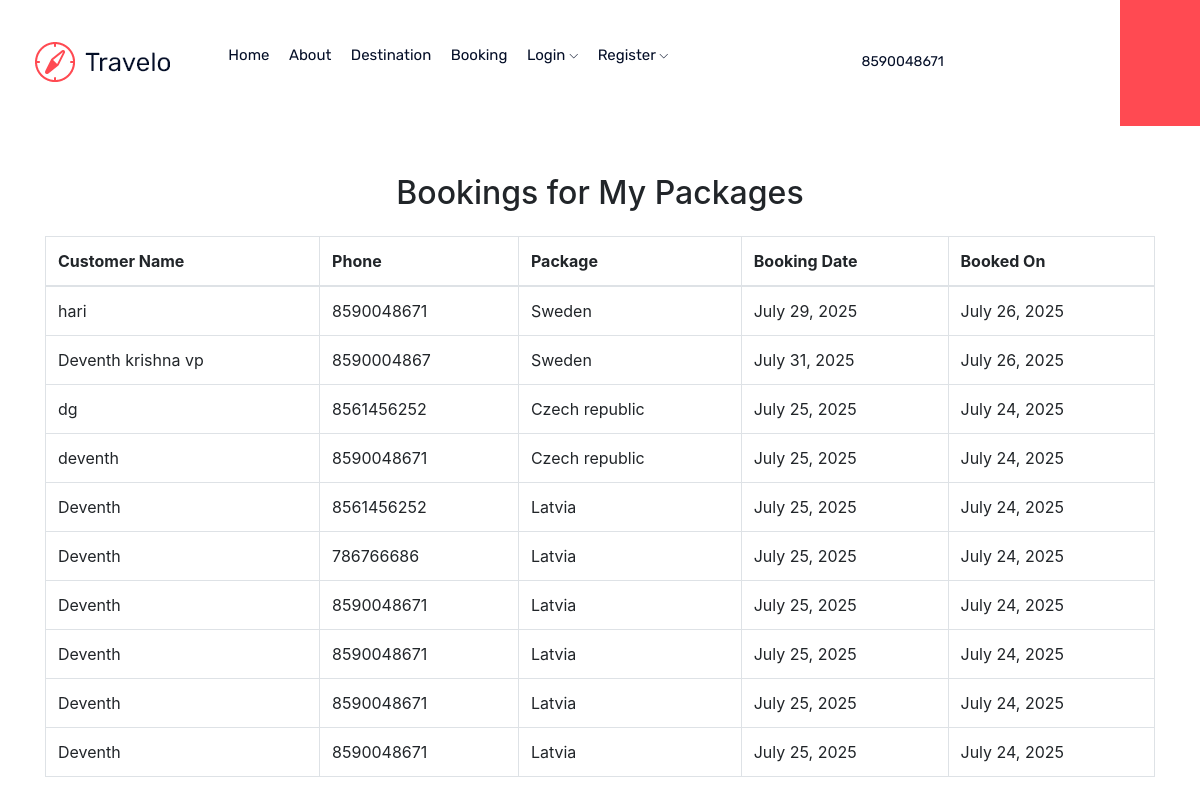
The app's page /vendor/bookings/ (signed in), older data.
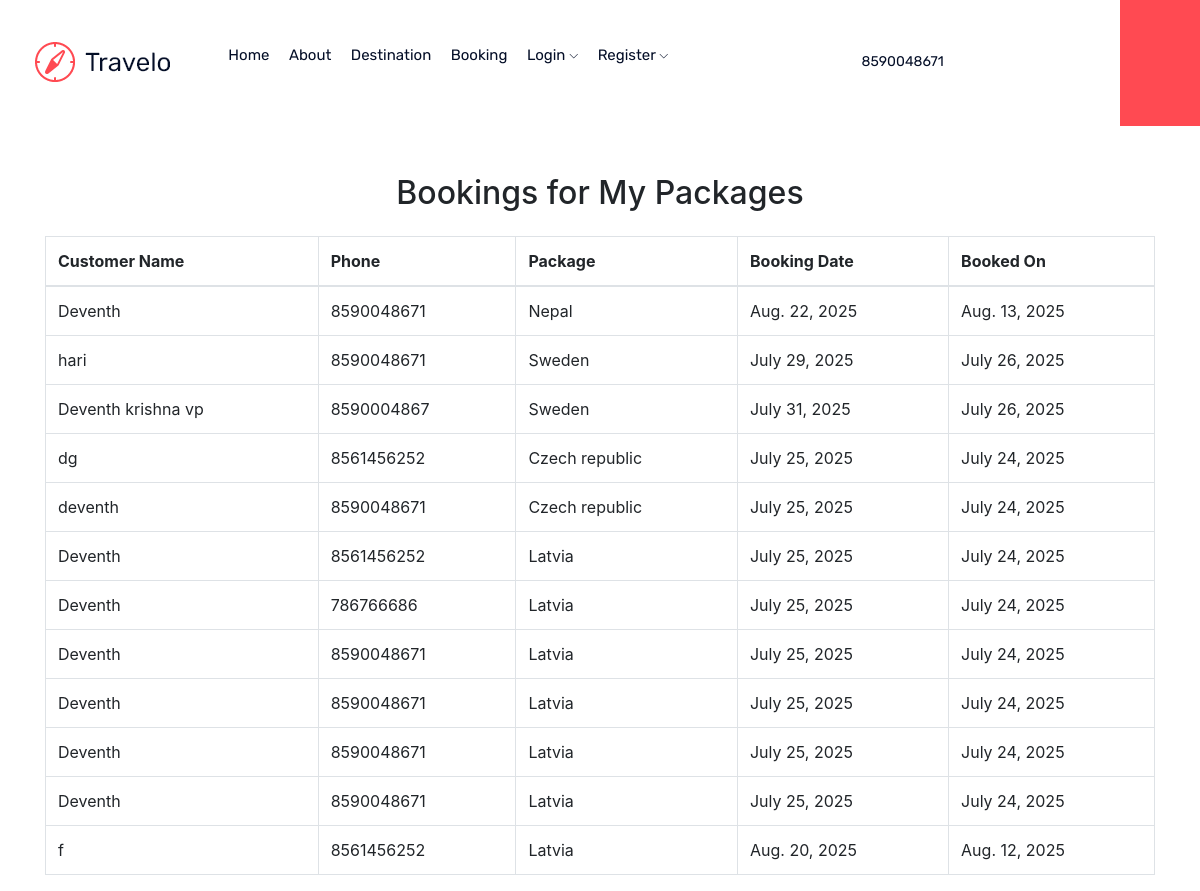
The same page, newer data.
### trip/models.py (models this page shows, shortened)
class Booking(models.Model):
    cus_name = models.CharField(max_length=55)
    cus_ph = models.CharField(max_length=10)
    package = models.ForeignKey(Package, on_delete=models.CASCADE)
    booking_date = models.DateField()
    booked_on = models.DateField(auto_now=True)
    package = models.ForeignKey(Package, on_delete=models.CASCADE)

class Package(models.Model):
    img = models.ImageField(upload_to='pic/')
    vendor = models.ForeignKey(User, on_delete=models.CASCADE, related_name='trip_packages')
    name = models.CharField(max_length=255)
    desc = models.TextField()
    price = models.PositiveIntegerField()
    destination = models.CharField(max_length=100)
    is_top = models.BooleanField(default=False)
    expiry_date = models.DateField(null=True, blank=True)
    is_approved = models.BooleanField(default=False)
    objects = PackageManager()

### trip/views.py (the view)
# urls.py: path('vendor/bookings/', views.vendor_bookings, name='vendor_bookings'),
@login_required
def vendor_bookings(request):
    vendor = request.user
    bookings = Booking.objects.filter(package__vendor=vendor)
    return render(request, 'vendor_bookings.html', {'bookings': bookings})

### trip/templates/vendor_bookings.html (shortened to what this page needs)
{% load static %}
<!DOCTYPE html>
{% include 'navbar.html'%}
<html>
<head>
    <link rel="stylesheet" href="{% static 'css/bootstrap.min.css' %}">
</head>
<body>
<div class="container mt-5">
    <h2 class="mb-4 text-center">Bookings for My Packages</h2>
     <table class="table table-bordered">
      <thead>
        <tr>
          <th>Customer Name</th>
          <th>Phone</th>
          <th>Package</th>
          <th>Booking Date</th>
          <th>Booked On</th>
        </tr>
      </thead>
      <tbody>
        {% for booking in bookings %}
        <tr>
          <td>{{ booking.cus_name }}</td>
          <td>{{ booking.cus_ph }}</td>
          <td>{{ booking.package.name }}</td>
          <td>{{ booking.booking_date }}</td>
          <td>{{ booking.booked_on }}</td>
        </tr>
        {% empty %}
        <tr>
          <td colspan="5" class="text-center">No bookings found for your packages.</td>
        </tr>
        {% endfor %}
      </tbody>
    </table>
  </div>
</body>
</html>

### trip/templates/navbar.html (shortened to what this page needs)
{% load static %}
<!doctype html>
<html class="no-js" lang="zxx">
<head>
    <link rel="stylesheet" href="{% static '/css/bootstrap.min.css' %}">
    <link rel="stylesheet" href="{% static '/css/owl.carousel.min.css' %}">
    <link rel="stylesheet" href="{% static '/css/magnific-popup.css' %}">
    <link rel="stylesheet" href="{% static '/css/font-awesome.min.css' %}">
    <link rel="stylesheet" href="{% static '/css/themify-icons.css' %}">
    <link rel="stylesheet" href="{% static '/css/nice-select.css' %}">
    <link rel="stylesheet" href="{% static '/css/flaticon.css' %}">
    <link rel="stylesheet" href="{% static '/css/gijgo.css' %}">
    <link rel="stylesheet" href="{% static '/css/animate.css' %}">
    <link rel="stylesheet" href="{% static '/css/slick.css' %}">
    <link rel="stylesheet" href="{% static '/css/slicknav.css' %}">
    <link rel="stylesheet" href="{% static '/css/style.css' %}">
</head>
<body>
<header>
    <div class="header-area">
        <div id="sticky-header" class="main-header-area">
            <div class="container-fluid">
                <div class="header_bottom_border">
                    <div class="row align-items-center">
                        <div class="col-xl-2 col-lg-2">
                            <div class="logo">
                                <a href="">
                                    <img src="{% static '/img/logo.png' %}" alt="">
                                </a>
                            </div>
                        </div>
                        <div class="col-xl-6 col-lg-6">
    <div class="main-menu d-none d-lg-block">
<nav>
  <ul id="navigation">
    <li><a class="active" href="{% url 'index' %}">Home</a></li>
    <li><a href="#">About</a></li>
      {% if request.session.vendor_id or request.session.traveller_id %}
      <li><a href="{% url 'all_packages' %}">Destination</a></li>
      <li><a href="{% url 'booking' %}">Booking</a></li>
      {% else %}
      <li><a href="{% url 'signup' %}">Destination</a></li>
      <li><a href="{% url 'signup' %}">Booking</a></li>
      <li>
        <a href="#">Login <i class="ti-angle-down"></i></a>
      </li>
      <li>
        <a href="#">Register <i class="ti-angle-down"></i></a>
      </li>
    {% endif %}
  </ul>
</nav>
    </div>
</div>
                        <div class="col-xl-4 col-lg-4 d-none d-lg-block">
                            <div class="social_wrap d-flex align-items-center justify-content-end">
                                <div class="number">
                                    <p><i class="fa fa-phone"></i> 8590048671</p>
                                </div>
                                <div class="social_links d-none d-xl-block">
                                    <ul>
                                        <li><a href="#"><i class="fa fa-instagram"></i></a></li>
                                        <li><a href="#"><i class="fa fa-linkedin"></i></a></li>
                                        <li><a href="#"><i class="fa fa-facebook"></i></a></li>
                                        <li><a href="#"><i class="fa fa-google-plus"></i></a></li>
                                    </ul>
                                </div>
                            </div>
                        </div>
                        <div class="seach_icon">
                            <a data-toggle="modal" data-target="#exampleModalCenter" href="#">
                                <i class="fa fa-search"></i>
                            </a>
                        </div>
                        <div class="col-12">
                        </div>
                    </div>
                </div>
            </div>
        </div>
    </div>
</header>

Row changes from the older to the newer data that the page shows:
added Booking: cus_name "Deventh", cus_ph "8590048671", package.name "Nepal", booking_date "Aug. 22, 2025", booked_on "Aug. 13, 2025"
added Booking: cus_name "f", cus_ph "8561456252", package.name "Latvia", booking_date "Aug. 20, 2025", booked_on "Aug. 12, 2025"
